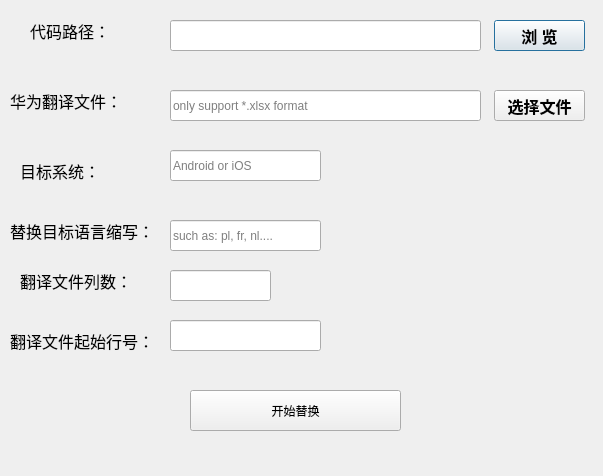
<?xml version="1.0" encoding="UTF-8"?>
<ui version="4.0">
 <class>Translation</class>
 <widget class="QDialog" name="Translation">
  <property name="geometry">
   <rect>
    <x>0</x>
    <y>0</y>
    <width>603</width>
    <height>476</height>
   </rect>
  </property>
  <property name="font">
   <font>
    <underline>false</underline>
   </font>
  </property>
  <property name="windowTitle">
   <string>Dialog</string>
  </property>
  <widget class="QLabel" name="label">
   <property name="geometry">
    <rect>
     <x>30</x>
     <y>20</y>
     <width>101</width>
     <height>21</height>
    </rect>
   </property>
   <property name="font">
    <font>
     <family>微软雅黑</family>
     <pointsize>12</pointsize>
     <weight>50</weight>
     <bold>false</bold>
    </font>
   </property>
   <property name="text">
    <string>代码路径：</string>
   </property>
  </widget>
  <widget class="QLineEdit" name="lineEdit">
   <property name="geometry">
    <rect>
     <x>170</x>
     <y>20</y>
     <width>311</width>
     <height>31</height>
    </rect>
   </property>
  </widget>
  <widget class="QPushButton" name="code_but">
   <property name="geometry">
    <rect>
     <x>494</x>
     <y>20</y>
     <width>91</width>
     <height>31</height>
    </rect>
   </property>
   <property name="font">
    <font>
     <family>微软雅黑</family>
     <pointsize>12</pointsize>
     <weight>75</weight>
     <italic>false</italic>
     <bold>true</bold>
     <underline>false</underline>
     <strikeout>false</strikeout>
    </font>
   </property>
   <property name="text">
    <string>浏 览</string>
   </property>
  </widget>
  <widget class="QLabel" name="label_2">
   <property name="geometry">
    <rect>
     <x>10</x>
     <y>80</y>
     <width>161</width>
     <height>41</height>
    </rect>
   </property>
   <property name="font">
    <font>
     <family>微软雅黑</family>
     <pointsize>12</pointsize>
     <weight>50</weight>
     <bold>false</bold>
    </font>
   </property>
   <property name="text">
    <string>华为翻译文件：</string>
   </property>
  </widget>
  <widget class="QLineEdit" name="lineEdit_2">
   <property name="geometry">
    <rect>
     <x>170</x>
     <y>90</y>
     <width>311</width>
     <height>31</height>
    </rect>
   </property>
   <property name="placeholderText">
    <string>only support *.xlsx format</string>
   </property>
  </widget>
  <widget class="QPushButton" name="excel_but">
   <property name="geometry">
    <rect>
     <x>494</x>
     <y>90</y>
     <width>91</width>
     <height>31</height>
    </rect>
   </property>
   <property name="font">
    <font>
     <family>微软雅黑</family>
     <pointsize>12</pointsize>
     <weight>75</weight>
     <italic>false</italic>
     <bold>true</bold>
     <underline>false</underline>
     <strikeout>false</strikeout>
    </font>
   </property>
   <property name="text">
    <string>选择文件</string>
   </property>
  </widget>
  <widget class="QLabel" name="label_3">
   <property name="geometry">
    <rect>
     <x>10</x>
     <y>320</y>
     <width>141</width>
     <height>41</height>
    </rect>
   </property>
   <property name="font">
    <font>
     <family>微软雅黑</family>
     <pointsize>12</pointsize>
     <weight>50</weight>
     <bold>false</bold>
    </font>
   </property>
   <property name="text">
    <string>翻译文件起始行号：</string>
   </property>
  </widget>
  <widget class="QLineEdit" name="lineEdit_3">
   <property name="geometry">
    <rect>
     <x>170</x>
     <y>320</y>
     <width>151</width>
     <height>31</height>
    </rect>
   </property>
  </widget>
  <widget class="QPushButton" name="pushButton">
   <property name="geometry">
    <rect>
     <x>190</x>
     <y>390</y>
     <width>211</width>
     <height>41</height>
    </rect>
   </property>
   <property name="text">
    <string>开始替换</string>
   </property>
  </widget>
  <widget class="QLabel" name="label_4">
   <property name="geometry">
    <rect>
     <x>20</x>
     <y>260</y>
     <width>121</width>
     <height>41</height>
    </rect>
   </property>
   <property name="font">
    <font>
     <family>微软雅黑</family>
     <pointsize>12</pointsize>
     <weight>50</weight>
     <bold>false</bold>
    </font>
   </property>
   <property name="text">
    <string>翻译文件列数：</string>
   </property>
  </widget>
  <widget class="QLineEdit" name="lineEdit_4">
   <property name="geometry">
    <rect>
     <x>170</x>
     <y>270</y>
     <width>101</width>
     <height>31</height>
    </rect>
   </property>
  </widget>
  <widget class="QLabel" name="label_5">
   <property name="geometry">
    <rect>
     <x>20</x>
     <y>150</y>
     <width>101</width>
     <height>41</height>
    </rect>
   </property>
   <property name="font">
    <font>
     <family>微软雅黑</family>
     <pointsize>12</pointsize>
     <weight>50</weight>
     <bold>false</bold>
    </font>
   </property>
   <property name="text">
    <string>目标系统：</string>
   </property>
  </widget>
  <widget class="QLineEdit" name="lineEdit_5">
   <property name="geometry">
    <rect>
     <x>170</x>
     <y>150</y>
     <width>151</width>
     <height>31</height>
    </rect>
   </property>
   <property name="placeholderText">
    <string>Android or iOS</string>
   </property>
  </widget>
  <widget class="QLabel" name="label_6">
   <property name="geometry">
    <rect>
     <x>10</x>
     <y>210</y>
     <width>141</width>
     <height>41</height>
    </rect>
   </property>
   <property name="font">
    <font>
     <family>微软雅黑</family>
     <pointsize>12</pointsize>
     <weight>50</weight>
     <bold>false</bold>
    </font>
   </property>
   <property name="text">
    <string>替换目标语言缩写：</string>
   </property>
  </widget>
  <widget class="QLineEdit" name="lineEdit_6">
   <property name="geometry">
    <rect>
     <x>170</x>
     <y>220</y>
     <width>151</width>
     <height>31</height>
    </rect>
   </property>
   <property name="placeholderText">
    <string>such as: pl, fr, nl....</string>
   </property>
  </widget>
 </widget>
 <resources/>
 <connections/>
</ui>
